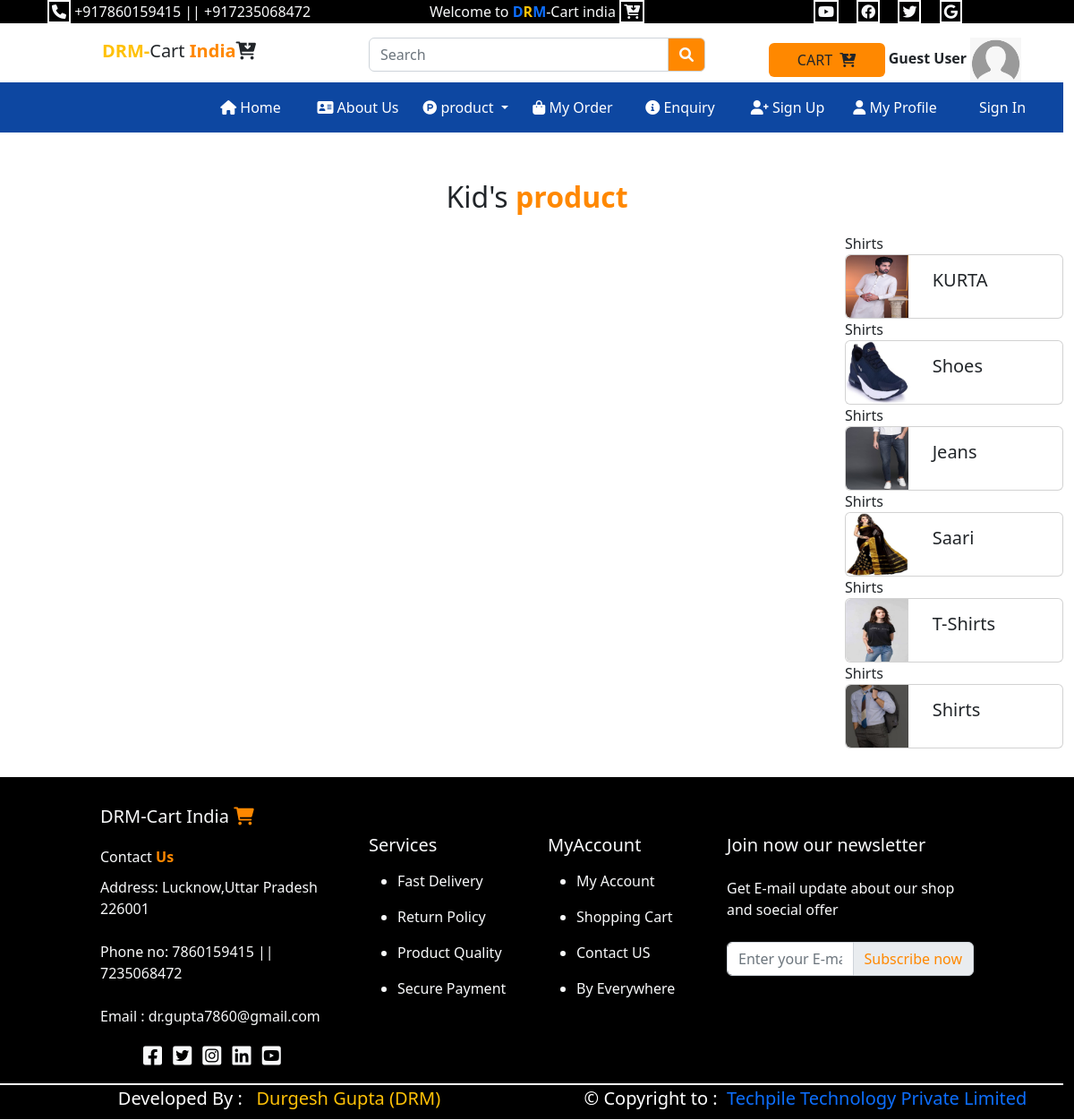
/user/kids/, run on the app's committed database.
### user/models.py (models this page shows, shortened)
class category(models.Model):
    Name=models.CharField(max_length=20)
    CPic=models.ImageField(upload_to='static/category/',default="")

### user/views.py (the view)
# urls.py: path('kids/', views.kids),
def kids(request):
    cid = request.GET.get('msg')
    cat = category.objects.all().order_by('-id')
    d = myproduct.objects.all().filter(mcategory=3)
    if cid is not None:
        d = myproduct.objects.all().filter(mcategory=3, pcategory=cid)
    mydict = {"cats": cat, "data": d, "a": cid}
    return render(request, 'user/kids.html',mydict)

### templates/user/kids.html (shortened to what this page needs)
{% extends 'base.html' %}
{% load static %}
{% block content %}
<div class="text-center py-3 fs-2">
    Kid's <b class="txt_wcolor">product</b></b>
</div>
<div class="row">
    <div class="col-sm-9">
    </div>
    <div class="col-sm-3">
        <ul lass="list-group">
            {% for x in cats %}
            <li class="list-group-item">Shirts
                <div class="card w-100">
  <div class="row g-0">
    <div class="col-md-4">
      <img src="/{{x.CPic}}"style="max-height:70px;" class="img-fluid rounded-start" alt="...">
    </div>
    <div class="col-md-8">
      <div class="card-body">
          <a href="/user/kids?msg={{x.id}}" class="text-dark" style="text-decoration:none">
        <h5 class="card-title">{{x.Name}}</h5>
          </a>
      </div>
    </div>
  </div>
</div>
            </li>
            {% endfor %}
        </ul>
    </div>
</div>
{%  endblock%}

### data on the page
category: CPic (picture), Name "KURTA"
category: CPic (picture), Name "Shoes"
category: CPic (picture), Name "Jeans"
category: CPic (picture), Name "Saari"
category: CPic (picture), Name "T-Shirts"
category: CPic (picture), Name "Shirts"
